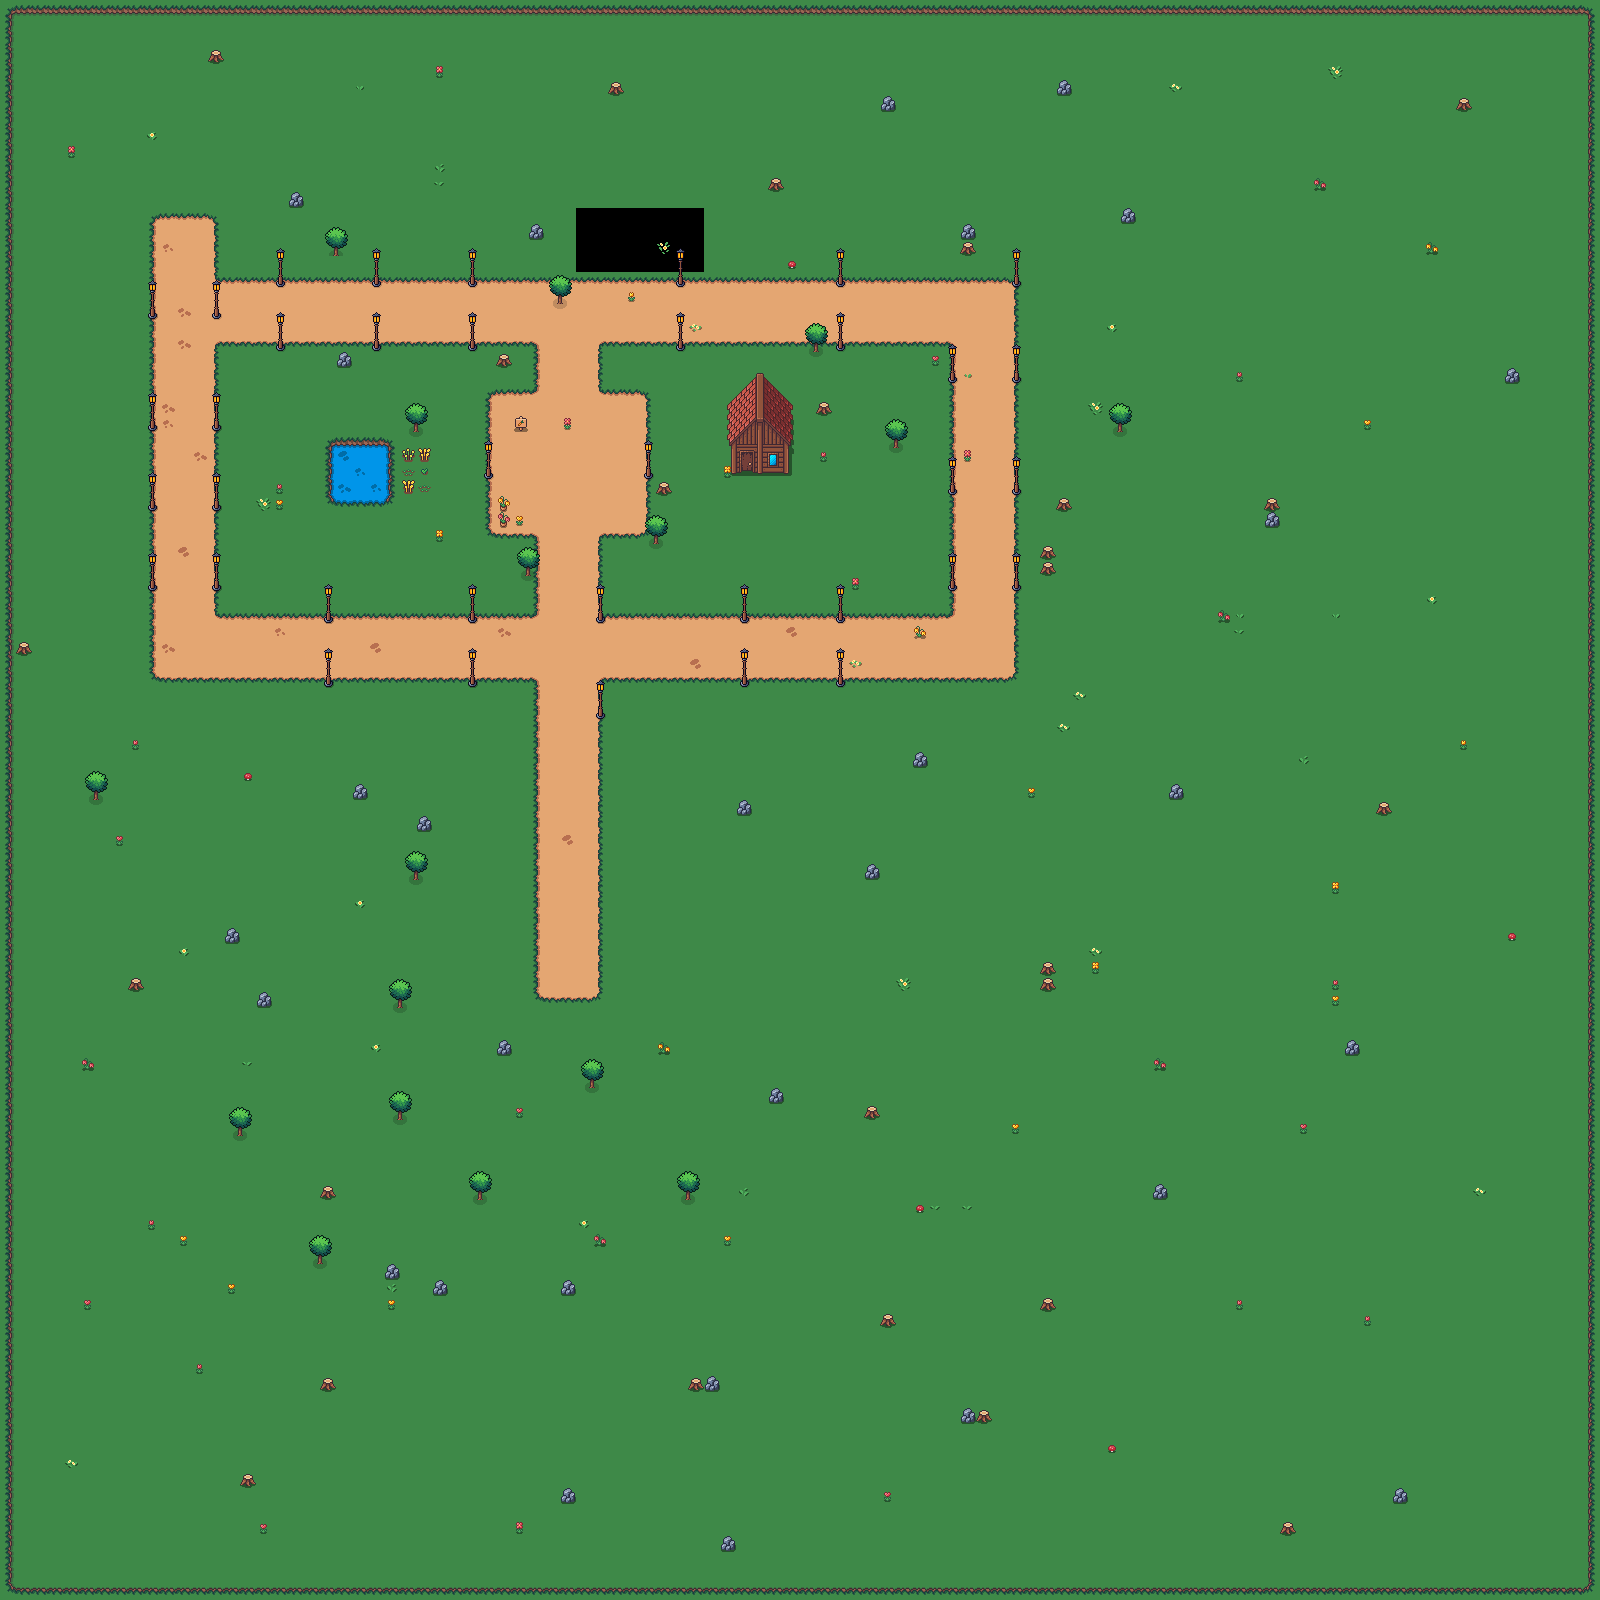

This is a level from a 2D game, rendered from its Tiled map with the project's own tilesets. A one-line summary and the map file follow, with tile-layer data summarised:
An orthogonal 100x100 tile map with 16x16 px tiles, 6 tile layers (floor.grass, floor.path, player, Nature, ...), 10 tilesets.

<map version="1.10" tiledversion="1.11.2" orientation="orthogonal" renderorder="right-down" width="100" height="100" tilewidth="16" tileheight="16" infinite="0" nextlayerid="7" nextobjectid="1">
 <tileset firstgid="1" source="Grass_Middle.tsx" />
 <tileset firstgid="2" source="Path.tsx" />
 <tileset firstgid="20" source="Beach.tsx" />
 <tileset firstgid="35" source="Cliff.tsx" />
 <tileset firstgid="53" source="Path_Middle.tsx" />
 <tileset firstgid="54" source="Water.tsx" />
 <tileset firstgid="72" source="Water_Middle.tsx" />
 <tileset firstgid="73" source="Outdoor_Decor_Free.tsx" />
 <tileset firstgid="157" source="Oak_Tree_Small.tsx" />
 <tileset firstgid="175" source="House.tsx" />
 <layer id="1" name="floor.grass" width="100" height="100">
  <data>[10000 cells, 9030 non-empty, 1 distinct tile ids]</data>
 </layer>
 <layer id="2" name="floor.path" width="100" height="100">
  <data>[10000 cells, 1030 non-empty, 18 distinct tile ids]</data>
 </layer>
 <layer id="6" name="player" width="100" height="100">
  <data>[10000 cells, 0 non-empty, 0 distinct tile ids]</data>
 </layer>
 <layer id="5" name="Nature" width="100" height="100">
  <data>[10000 cells, 86 non-empty, 17 distinct tile ids]</data>
 </layer>
 <layer id="3" name="wall" width="100" height="100">
  <data>[10000 cells, 699 non-empty, 72 distinct tile ids]</data>
 </layer>
 <layer id="4" name="Decor" width="100" height="100">
  <data>[10000 cells, 42 non-empty, 3 distinct tile ids]</data>
 </layer>
</map>
